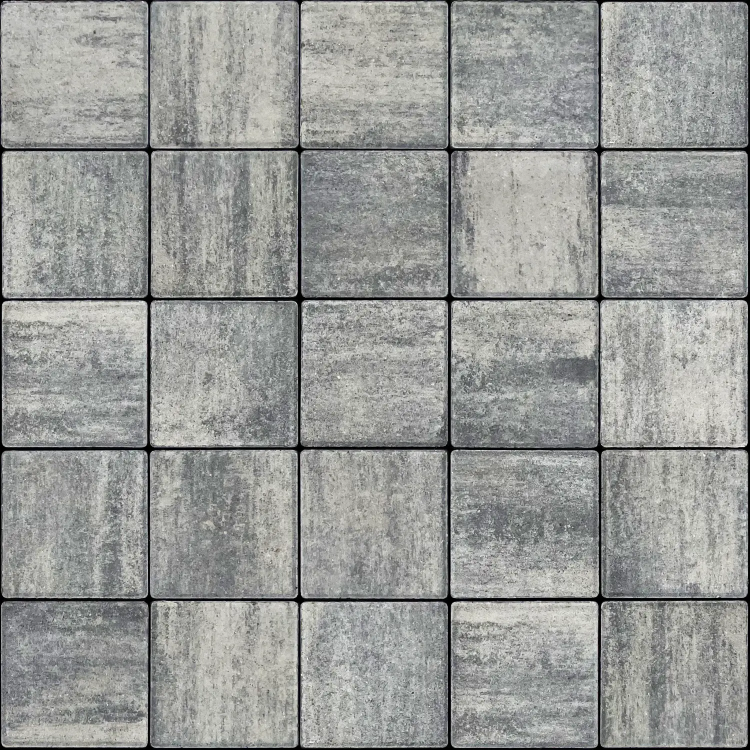
#> input picture plyta_400x200/reference/colormix_exemplar_grey.webp, 1500 x 1500 px (shown at 1/2 size)
$ python colormix_from_exemplar.py   (older library calls are emulated)
#> lines starting #> are read from the running program, lines starting #| are printed output that depends on the picture
### plyta_400x200/tools/schemes.py
"""Схеми викладки тротуарної плити 400x200x60 мм.

Кожна схема — періодична плитка: прямокутник періоду (px, py) у мм і
список плит, центри яких лежать у цьому прямокутнику.

Плита: (cx, cy, w, h, angle_deg, key) — центр, розміри вздовж осей плити,
кут повороту, орієнтація "H" (довга сторона вздовж X) або "V".
Вісь Y спрямована вниз (як у SVG і в зображеннях текстур).
"""
import math

L, W = 400, 200

PRODUCT = {
    "name": "Плита тротуарна 400×200×60",
    "source": "технічне завдання на форму ВР-2664 (03.2021); колір — фото колорміксу (reference/)",
    "color": "Колормікс: персиково-бежевий із сірими й графітовими смугами",
    "size_mm": [400, 200, 60],
    "mold_inner_mm": [398, 198],
    "corner_radius_mm": 5,
    "pcs_per_m2": 12.5,
    "kg_per_m2_est": 138,
}

SIZES = {"H": (L, W), "V": (W, L)}


def key_of(w, h, ang=0):
    return "H" if (w > h) == (round(ang) % 180 in (0, 45)) else "V"


def stone(cx, cy, w, h, ang=0):
    return (cx, cy, w, h, ang, key_of(w, h, ang))


def rows(px, spec):
    """spec: список (зсув, кількість) — горизонтальні ряди плит 400x200."""
    out = []
    for r, (offset, n) in enumerate(spec):
        assert n * L == px
        for k in range(n):
            out.append(stone((offset + k * L + L / 2) % px, r * W + W / 2, L, W))
    return px, W * len(spec), out


def running_half():
    return rows(400, [(0, 1), (200, 1)])


def running_third():
    return rows(400, [(0, 1), (400 / 3, 1), (800 / 3, 1)])


def stack():
    return rows(400, [(0, 1)])


# [10 lines left out: function _lattice, not called in this run]


def _rot(cell, deg):
    c, s = math.cos(math.radians(deg)), math.sin(math.radians(deg))
    return [(c * x - s * y, s * x + c * y, w, h, ang + deg) for x, y, w, h, ang in cell]


# [63 lines left out: functions herringbone90, herringbone45, running45, basketweave, t_weave, cross_band and 1 more, not called in this run]


SCHEMES = [
    dict(id="01_running_half", name="Ложкова ½", fn=running_half,
         note="Ряди зі зсувом на пів плити, як на фото. Найпростіша у викладці, мінімум підрізки.",
         use="Тротуари, тераси, двори"),
    dict(id="02_running_third", name="Ложкова ⅓", fn=running_third,
         note="Кожен ряд зсунутий на третину плити. Шви утворюють пологу діагональ, менше «смугастості».",
         use="Тротуари, тераси"),
    dict(id="03_stack", name="Сітка", fn=stack,
         note="Прямі наскрізні шви в обох напрямках. Сучасний строгий вигляд, вимагає точної основи.",
         use="Тераси, зони біля будинку"),
    dict(id="04_herringbone90", name="Ялинка 90°", fn=herringbone90,
         note="Класична ялинка 2:1. Найкраще розподіляє навантаження серед усіх схем.",
         use="Двори, під'їзди"),
    dict(id="05_herringbone45", name="Ялинка 45°", fn=herringbone45,
         note="Ялинка під кутом 45° до бордюру. Найвиразніша, але найбільше підрізки біля країв.",
         use="Під'їзди, вхідні зони"),
    dict(id="06_running45", name="Ложкова 45°", fn=running45,
         note="Ложкова перев'язка, повернута на 45°. Візуально розширює вузький простір.",
         use="Доріжки, майданчики"),
    dict(id="07_basketweave", name="Плетінка", fn=basketweave,
         note="Пари плит утворюють квадрати 400×400, що чергуються горизонтально й вертикально.",
         use="Тераси, патіо"),
    dict(id="08_t_weave", name="Т-плетінка", fn=t_weave,
         note="Блоки «Т» і «⊥» чергуються: поздовжня плита то над, то під парою поперечних, утворюючи зигзаг.",
         use="Доріжки, тераси"),
    dict(id="09_cross_band", name="Поперечна смуга", fn=cross_band,
         note="Два ряди ложкової перев'язки, далі смуга з плит упоперек. Ритм для довгих доріжок.",
         use="Довгі доріжки, тротуари"),
    dict(id="10_pinwheel", name="Вітряк", fn=pinwheel,
         note="Лопаті з чотирьох поперечних плит обертаються навколо квадрата з двох плит.",
         use="Площі, акцентні зони"),
]


def build(s):
    return s["fn"]()


# [30 lines left out: functions corners, validate, stats, not called in this run]


# [5 lines that do not run on import are left out]

### plyta_400x200/tools/colormix_from_exemplar.py
"""Колормікс з якісного взірця: нові кольори, нова форма плити, нові плями.

Як роблять колормікс: лицьовий шар формують з 2–4 по-різному пігментованих
бетонних сумішей, змішаних не до кінця; ящик-живильник ходить над формою
вперед-назад і розтягує плями смугами вздовж свого ходу; суміш поступово
перемішується від циклу до циклу, тому кожен камінь має власний малюнок і тон.

Генератор повторює це так:
  1. зі взірця (вид строго згори, сірий) вирізає окремі камені; яскравість —
     «карта пігменту»; кожен камінь розвертає смугами по горизонталі;
  2. для кожної плити збирає НОВИЙ малюнок методом image quilting
     (шматки взірця стикуються по шву з найменшою помилкою) — структура
     справжня, але жодна плита не повторює іншу; кожна плита бере
     1–2 «батьківські» камені, тому тон між плитами різниться, як у житті;
  3. перефарбовує карту пігменту в нову палітру: темні смуги, середні тони
     (розділені плавною маскою на теплі й нейтральні) та світлі прожилки;
  4. складає безшовний тайл з потрібною розкладкою.

Запуск: python3 colormix_from_exemplar.py [--palette peach|autumn|terracotta|all] [--scheme 01_running_half] [--seed 1]
"""
import argparse
import hashlib
import math
import os

import cv2
import numpy as np
from PIL import Image
from scipy.ndimage import gaussian_filter

from schemes import SCHEMES, build

ROOT = os.path.abspath(os.path.join(os.path.dirname(__file__), ".."))
EXEMPLAR = os.path.join(ROOT, "reference", "colormix_exemplar_grey.webp")
PX_PER_MM = 1.5          # масштаб взірця: камінь ~290 px ≈ 200 мм
JOINT_MM, CORNER_MM = 4.0, 5.0

# Палітри: (позиція 0..1 у карті пігменту, нейтральний колір, теплий колір) — sRGB
PALETTES = {
    # кольори виміряні з ваших фото колорміксу (персикові/сірі зони)
    "peach": [(0.00, (86, 85, 89), (100, 91, 88)), (0.30, (128, 125, 126), (146, 129, 120)),
              (0.62, (176, 168, 165), (196, 173, 159)), (1.00, (222, 214, 206), (230, 212, 196))],
    "autumn": [(0.00, (66, 62, 60), (84, 64, 52)), (0.30, (114, 104, 96), (138, 106, 80)),
               (0.62, (168, 154, 136), (186, 150, 110)), (1.00, (214, 202, 182), (224, 198, 160))],
    "terracotta": [(0.00, (60, 60, 63), (82, 58, 52)), (0.30, (106, 102, 102), (136, 92, 76)),
                   (0.62, (162, 154, 150), (178, 126, 104)), (1.00, (214, 206, 198), (218, 182, 160))],
}


# ------------------------------------------------------------------ взірець
def load_stones(path=EXEMPLAR, margin=16):
    im = np.asarray(Image.open(path).convert("RGB")).astype(np.float32)
    g = im.mean(2)
    def joints(profile):
        n = len(profile)
        mins = [i for i in range(1, n - 1) if profile[i] < 60 and profile[i] <= profile[i - 1] and profile[i] <= profile[i + 1]]
        return [0] + mins + [n - 1]
    xs, ys = joints(g.mean(0)), joints(g.mean(1))
    stones = []
    for y0, y1 in zip(ys[:-1], ys[1:]):
        for x0, x1 in zip(xs[:-1], xs[1:]):
            c = g[y0 + margin:y1 - margin, x0 + margin:x1 - margin]
            if min(c.shape) < 100:
                continue
            gx, gy = cv2.Sobel(c, cv2.CV_32F, 1, 0, ksize=5), cv2.Sobel(c, cv2.CV_32F, 0, 1, ksize=5)
            if (gy * gy).mean() < (gx * gx).mean():   # градієнт переважно по X → смуги вертикальні
                c = np.ascontiguousarray(np.rot90(c))
            stones.append(c)
    return stones


# ------------------------------------------------------------------ image quilting
def _min_cut(err, axis):
    """Шов мінімальної помилки. err: (h, w). axis=1 — вертикальний шов (ліве перекриття)."""
    e = err if axis == 1 else err.T
    h, w = e.shape
    cost = e.copy()
    for i in range(1, h):
        prev = cost[i - 1]
        left = np.r_[np.inf, prev[:-1]]
        right = np.r_[prev[1:], np.inf]
        cost[i] += np.minimum(np.minimum(left, prev), right)
    mask = np.zeros_like(e, bool)              # True — брати новий патч
    j = int(np.argmin(cost[-1]))
    for i in range(h - 1, -1, -1):
        mask[i, j:] = True
        if i:
            lo, hi = max(0, j - 1), min(w, j + 2)
            j = lo + int(np.argmin(cost[i - 1, lo:hi]))
    return mask if axis == 1 else mask.T


def quilt(h, w, sources, rng, P=112, O=32, ncand=400):
    step = P - O
    ny, nx = math.ceil((h - O) / step), math.ceil((w - O) / step)
    H, W = ny * step + O, nx * step + O
    out = np.zeros((H, W), np.float32)
    wins = [np.lib.stride_tricks.sliding_window_view(s, (P, P)) for s in sources]
    for iy in range(ny):
        for ix in range(nx):
            y, x = iy * step, ix * step
            k = rng.integers(len(wins)); wv = wins[k]
            cy = rng.integers(0, wv.shape[0], ncand); cx = rng.integers(0, wv.shape[1], ncand)
            cand = wv[cy, cx]                                   # (n, P, P)
            if iy == 0 and ix == 0:
                out[:P, :P] = cand[0]; continue
            err = np.zeros(ncand, np.float32)
            if ix > 0:
                err += ((cand[:, :, :O] - out[y:y + P, x:x + O]) ** 2).sum((1, 2))
            if iy > 0:
                err += ((cand[:, :O, :] - out[y:y + O, x:x + P]) ** 2).sum((1, 2))
            best = np.flatnonzero(err <= err.min() * 1.08 + 1e-6)
            pch = cand[rng.choice(best)].copy()
            m = np.ones((P, P), bool)
            if ix > 0:
                m[:, :O] &= _min_cut((pch[:, :O] - out[y:y + P, x:x + O]) ** 2, 1)
            if iy > 0:
                m[:O, :] &= _min_cut((pch[:O, :] - out[y:y + O, x:x + P]) ** 2, 0)
            region = out[y:y + P, x:x + P]
            region[m] = pch[m]
    return out[:h, :w]


# ------------------------------------------------------------------ колір
def colorize(L, warm, palette, lo, hi):
    t = np.clip((L - lo) / (hi - lo), 0, 1)
    pos = np.array([p[0] for p in palette])
    neu = np.array([p[1] for p in palette], np.float32); wrm = np.array([p[2] for p in palette], np.float32)
    out = np.zeros(L.shape + (3,), np.float32)
    for ch in range(3):
        a = np.interp(t, pos, neu[:, ch]); b = np.interp(t, pos, wrm[:, ch])
        out[..., ch] = a * (1 - warm) + b * warm
    return out


def aniso_noise(shape, sx, sy, rng):
    n = rng.standard_normal(shape).astype(np.float32)
    n = gaussian_filter(n, (sy, sx), mode="wrap")
    return (n - n.mean()) / (n.std() + 1e-9)


# ------------------------------------------------------------------ тайл
def render_tile(scheme_id, palette_name, seed=1, stones=None):
    scheme = next(s for s in SCHEMES if s["id"] == scheme_id)
    px, py, plates = build(scheme)
    n = max(1, round(1600 / px)); m = max(1, round(1600 / py))
    ex, ey = n * px, m * py
    W, H = round(ex * PX_PER_MM), round(ey * PX_PER_MM)
    stones = stones or load_stones()
    allv = np.concatenate([s.ravel() for s in stones])
    lo, hi = np.percentile(allv, 1), np.percentile(allv, 99.5)
    pal = PALETTES[palette_name]
    img = np.zeros((H, W, 3), np.float32) + np.array([30, 29, 29], np.float32)   # шви
    j2, cr = JOINT_MM / 2, CORNER_MM
    cache = {}
    for i in range(-1, n + 1):
        for j in range(-1, m + 1):
            for cx0, cy0, w, h, ang, _ in plates:
                cx, cy = cx0 + i * px, cy0 + j * py
                if not (-300 < cx < ex + 300 and -300 < cy < ey + 300):
                    continue
                key = (round(cx % ex, 1) % round(ex, 1), round(cy % ey, 1) % round(ey, 1))
                if key not in cache:
                    r = np.random.default_rng(int(hashlib.md5(f"{seed}:{key}".encode()).hexdigest()[:8], 16))
                    Lmm, Smm = max(w, h), min(w, h)
                    pw, ph = int(Lmm * PX_PER_MM) + 8, int(Smm * PX_PER_MM) + 8
                    src = [stones[q] for q in r.choice(len(stones), size=r.integers(1, 3), replace=False)]
                    L = quilt(ph, pw, src, r)
                    L += r.normal(0, 4)                                     # дрейф суміші між циклами
                    warm = np.clip(0.5 + 0.42 * aniso_noise(L.shape, 80, 12, r) + r.normal(0, 0.18), 0, 1)
                    Lc = gaussian_filter(L, 1.6)                           # колір — зі згладженої карти
                    rgb = colorize(Lc, gaussian_filter(warm, 3), pal, lo, hi)
                    rgb *= (1 + (L - Lc) / 255.0 * 1.1)[..., None]          # зерно — лише світлотінню
                    if r.random() < 0.5:
                        rgb = rgb[::-1, ::-1]
                    cache[key] = rgb
                rgb = cache[key]
                a = math.radians(ang); ca, sa = math.cos(a), math.sin(a)
                hw = abs(w / 2 * ca) + abs(h / 2 * sa); hh = abs(w / 2 * sa) + abs(h / 2 * ca)
                x0, x1 = max(0, int((cx - hw) * W / ex)), min(W, int((cx + hw) * W / ex) + 1)
                y0, y1 = max(0, int((cy - hh) * H / ey)), min(H, int((cy + hh) * H / ey) + 1)
                if x0 >= x1 or y0 >= y1:
                    continue
                X, Y = np.meshgrid((np.arange(x0, x1) + 0.5) * ex / W - cx, (np.arange(y0, y1) + 0.5) * ey / H - cy)
                u, v = X * ca + Y * sa, -X * sa + Y * ca
                if w < h:                      # довга сторона плити = напрям смуг
                    u, v = v, -u
                    Lw, Sw = h, w
                else:
                    Lw, Sw = w, h
                qx, qy = np.abs(u) - (Lw / 2 - j2 - cr), np.abs(v) - (Sw / 2 - j2 - cr)
                d = np.hypot(np.maximum(qx, 0), np.maximum(qy, 0)) + np.minimum(np.maximum(qx, qy), 0) - cr
                cov = np.clip(-d * PX_PER_MM + 0.5, 0, 1)
                if not cov.any():
                    continue
                sx_ = np.clip(((u + Lw / 2) * PX_PER_MM + 4).astype(int), 0, rgb.shape[1] - 1)
                sy_ = np.clip(((v + Sw / 2) * PX_PER_MM + 4).astype(int), 0, rgb.shape[0] - 1)
                col = rgb[sy_, sx_]
                rim = np.clip(-d / 5.0, 0, 1)                                   # фаска: легке затемнення краю
                col = col * (0.80 + 0.20 * rim ** 0.6)[..., None]
                sl = (slice(y0, y1), slice(x0, x1))
                img[sl] = img[sl] * (1 - cov[..., None]) + col * cov[..., None]
    # дрібна пористість поверхні (взірець уже має зерно; додаємо ледь-ледь)
    rng = np.random.default_rng(seed)
    img += rng.normal(0, 2.0, img.shape[:2])[..., None]
    return np.clip(img, 0, 255).astype(np.uint8), (ex, ey)


def main():
    ap = argparse.ArgumentParser()
    ap.add_argument("--palette", default="peach")
    ap.add_argument("--scheme", default="01_running_half")
    ap.add_argument("--seed", type=int, default=1)
    a = ap.parse_args()
    stones = load_stones()
#> in joints, `n = len(profile)`: n = 1500
#> in joints, `mins = [i for i in range(1, n - 1) if profile[i] < 60 and profile[i] <..`: mins = [298, 599, 899, 1199]
#> in load_stones, `xs, ys = joints(g.mean(0)), joints(g.mean(1))`: xs = [0, 298, 599, 899, 1199, 1499]; ys = [0, 299, 598, 896, 1198, 1499]
#> the loop in load_stones, `for y0, y1 in zip(ys[:-1], ys[1:]):` made 5 passes
#> (y0, y1) on passes 1 to 5: (0, 299), (299, 598), (598, 896), (896, 1198), (1198, 1499)
#> after the loop in load_stones, `for y0, y1 in zip(ys[:-1], ys[1:]):`:
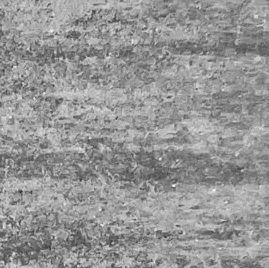
#> c: shape (268, 269) float32; min 52.33, max 245.3, mean 149.9
#> after the loop in load_stones, `for y0, y1 in zip(ys[:-1], ys[1:]):`: stones = 25 items
#> stones = 25 items
    print("каменів у взірці:", len(stones))
#| каменів у взірці: 25
    names = list(PALETTES) if a.palette == "all" else [a.palette]
    for pn in names:
        img, (ex, ey) = render_tile(a.scheme, pn, a.seed, stones)
#> in render_tile, `lo, hi = np.percentile(allv, 1), np.percentile(allv, 99.5)`: lo = 95; hi = 218.3
#> after the loop in render_tile, `for i in range(-1, n + 1):`:
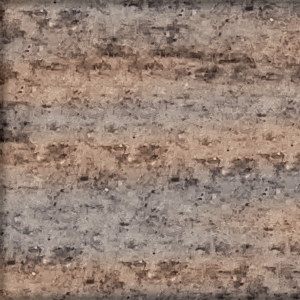
#> col: shape (300, 300, 3) float64; mean of channels 0, 1, 2 188, 173.3, 164.4; drawn with min black and max white
#> after the loop in render_tile, `for i in range(-1, n + 1):`:
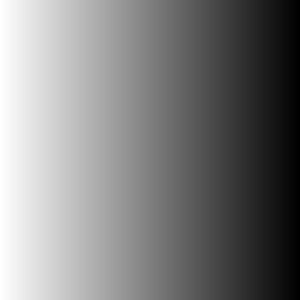
#> qx: shape (300, 300) float64; min -192.7, max 6.67, mean -93; drawn with min black and max white
#> after the loop in render_tile, `for i in range(-1, n + 1):`:
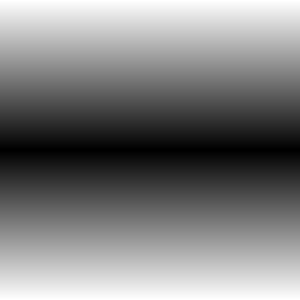
#> qy: shape (300, 300) float64; min -92.67, max 6.67, mean -43; drawn with min black and max white
#> after the loop in render_tile, `for i in range(-1, n + 1):`:
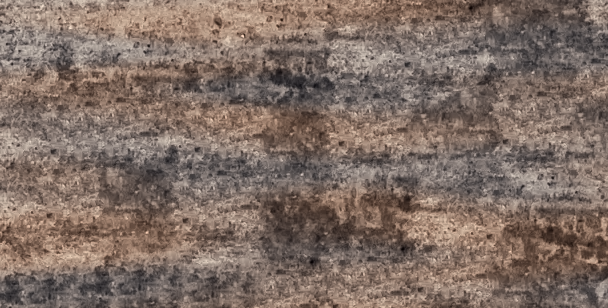
#> rgb: shape (308, 608, 3) float32; mean of channels 0, 1, 2 171, 157.9, 151; drawn with min black and max white
#> after the loop in render_tile, `for i in range(-1, n + 1):`:
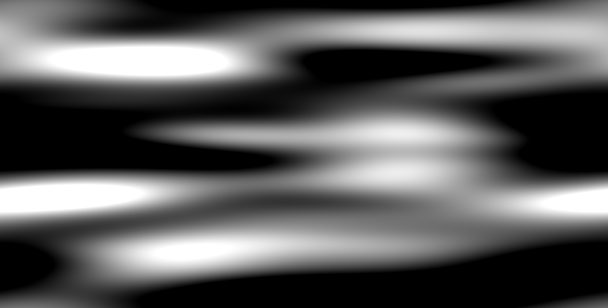
#> warm: shape (308, 608) float32; min 0, max 1, mean 0.359
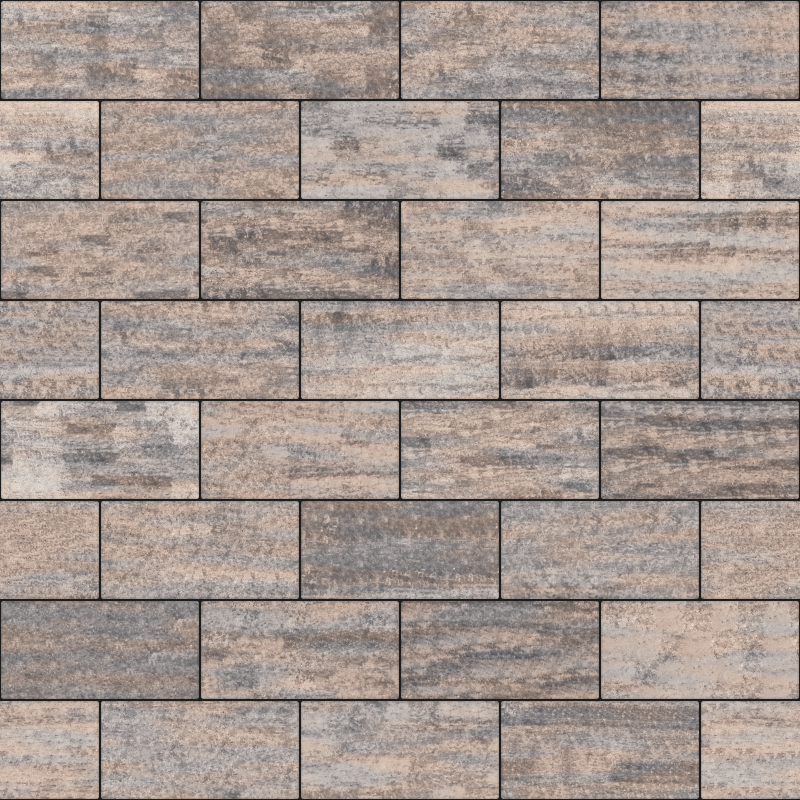
#> img: shape (2400, 2400, 3) (shown at 1/3 size); mean of channels 0, 1, 2 165.6, 152.4, 145.3; drawn as R, G, B
        out = os.path.join(ROOT, "colormix", f"colormix_{pn}_{a.scheme}_{int(ex)}x{int(ey)}mm.jpg")
        Image.fromarray(img).save(out, quality=95)
        print(out, img.shape)
#| plyta_400x200/colormix/colormix_peach_01_running_half_1600x1600mm.jpg (2400, 2400, 3)


if __name__ == "__main__":
    main()
